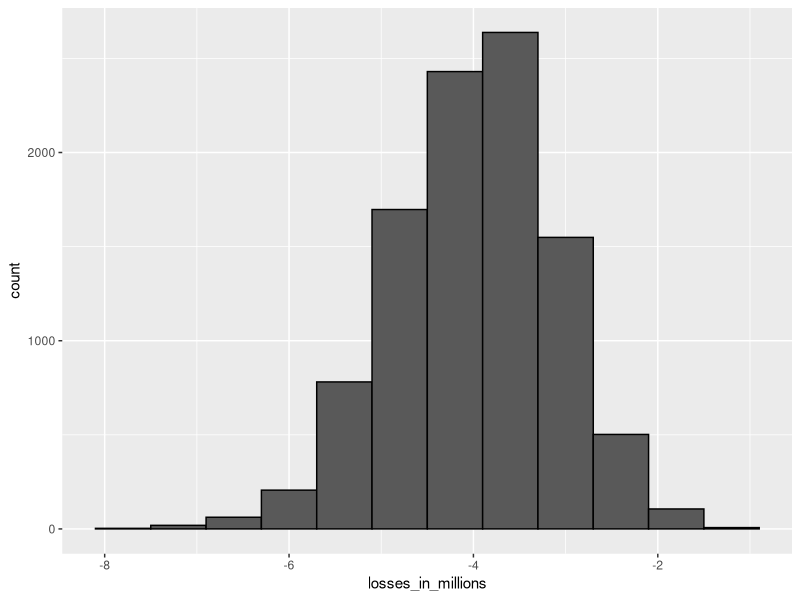

Recreate this plot in R. (Note: this script raises an error after producing the figure.)
n <- 1000
loss_per_foreclosure <- -200000
p <- 0.02
defaults <- sample(c(0,1), n, replace=TRUE, prob=c(1-p,p))
sum(defaults*loss_per_foreclosure)

B <- 10000
losses <- replicate(B, {
  defaults <- sample(c(0,1), n, replace=TRUE, prob=c(1-p,p))
  sum(defaults * loss_per_foreclosure)
})

options(scipen = 999)
options(digits=4)
library(tidyverse)

data.frame(losses_in_millions = losses/10^6) %>% 
  ggplot(aes(losses_in_millions)) + 
  geom_histogram(binwidth = 0.6, col="black")

n*(p*loss_per_foreclosure + (1-p)*0)
sqrt(n)*abs(loss_per_foreclosure)*sqrt(p*(1-p))

#lp+x*(1-p)=0 -> expected value of S <=> x=-lp/(1-p)
loss_per_foreclosure*p/(1-p)
x <- -loss_per_foreclosure*p/(1-p)
x/180000

####
l <- loss_per_foreclosure
z <- qnorm(0.01)
x <- -l*(n*p-z*sqrt(n*p*(1-p)))/(n*(1-p) + z*sqrt(n*p*(1-p)))
x

loss_per_foreclosure*p+x*(1-p)

#MC
B <- 10000
profit <- replicate(B, {
  draws <- sample(c(x, loss_per_foreclosure), n, replace=TRUE, prob=c(1-p,p))
  sum(draws)
})
mean(profit)
mean(profit<0)

#Theory
#Equations: Calculating interest rate for 1% probability of losing money
#We want to calculate the value of  𝑥  for which  Pr(𝑆<0)=0.01 . The expected value  E[𝑆]  of the sum of  𝑛=1000  loans given our definitions of  𝑥 ,  𝑙  and  𝑝  is:
  
#  𝜇_s=(𝑙*𝑝+𝑥*(1−𝑝))∗𝑛 
#And the standard error of the sum of  𝑛  loans,  SE[𝑆] , is:
  
#  𝜎_𝑆=∣𝑥−𝑙∣*sqrt(𝑛*𝑝(1−𝑝)) 
#Because we know the definition of a Z-score is  𝑍=𝑥−𝜇𝜎 , we know that  Pr(𝑆<0)=Pr(𝑍<−𝜇𝜎) . Thus,  Pr(𝑆<0)=0.01  equals:
  
#  Pr(𝑍<−{𝑙*𝑝+𝑥*(1−𝑝)}*𝑛/(𝑥−𝑙)*sqrt(𝑛*𝑝(1−𝑝))=0.01 
#z<-qnorm(0.01) gives us the value of  𝑧  for which  Pr(𝑍≤𝑧)=0.01 , meaning:
  
#  𝑧=−{𝑙*𝑝+𝑥*(1−𝑝)}*𝑛/(𝑥−𝑙)*sqrt(𝑛*𝑝*(1−𝑝)) 
#Solving for  𝑥  gives:
  
#  𝑥=−𝑙*𝑛*𝑝−𝑧*sqrt(𝑛*𝑝(1−𝑝))/𝑛*(1−𝑝)+𝑧*sqrt(𝑛*𝑝*(1−𝑝))

####
p <- 0.04
r <- 0.05
loss_per_foreclosure <- -200000
x <- r*180000
loss_per_foreclosure*p+x*(1-p)

z <- qnorm(0.01)
n <- ceiling((z^2*(x-l)^2*p*(1-p))/(l*p+x*(1-p))^2)
n

z <- qnorm(0.01)
l <- loss_per_foreclosure
n <- ceiling((z^2*(x-l)^2*p*(1-p))/(l*p + x*(1-p))^2)
n    # number of loans required

n*(loss_per_foreclosure*p + x * (1-p))    # expected profit over n loans

#MC
B <- 10000
p <- 0.04
x <- 0.05 * 180000
profit <- replicate(B, {
  draws <- sample( c(x, loss_per_foreclosure), n, 
                   prob=c(1-p, p), replace = TRUE) 
  sum(draws)
})
mean(profit)

##With dependance
p <- 0.04
x <- 0.05*180000
profit <- replicate(B, {
  new_p <- 0.04 + sample(seq(-0.01, 0.01, length=100), 1)
  draws <- sample(c(x,loss_per_foreclosure), n, prob=c(1-new_p, new_p), replace=TRUE)
  sum(draws)
})
mean(profit)
mean(profit<0)
mean(profit<10000000)

##Final test

library(tidyverse)
library(dslabs)
data("death_prob")
head(death_prob)

p <- death_prob %>% filter(sex=="Female" & age==50) %>% pull(prob)
l <- -150000
g <- 1150
mu <- p*l+g*(1-p)
mu

se <- abs(l-g)*sqrt(p*(1-p))
se

mu1000 <- 1000*mu
se1000 <- sqrt(1000)*se

#CLT
pnorm(0,mu1000,se1000)

pmale <- death_prob %>% filter(sex=="Male" & age==50) %>% pull(prob)

b <- -l*pmale/(1-pmale)
## 𝑛*(𝑎*𝑝+𝑏(1−𝑝)) = profit
1000*(-150000*pmale+b*(1-pmale))=700000
b <- (700000/1000-(-150000*pmale))/(1-pmale)

new_p <- 1459.265
se1000 <- sqrt(1000)*abs(l-new_p)*sqrt(pmale*(1-pmale))
mu1000 <- 1000*(l*pmale+new_p*(1-pmale))

#CLT central limit theorem
pnorm(0, mu1000,se1000)

####Final test 2
options(digits=4)

p_death <- 0.015
l <- -150000
g <- 1150
n <- 1000

mu <- (l*p_death+g*(1-p_death))
mu1000 <- n*mu

se <- abs(l-g)*sqrt(p_death*(1-p_death))
se1000 <- sqrt(n)*se

pnorm(0,mu1000,se1000)

pnorm(-1000000,mu1000,se1000)



fct <- function(p){
  muP <- 1000*((l*p+g*(1-p)))
  seP <- sqrt(1000)*(abs(l-g)*sqrt(p*(1-p)))
  loseP <- pnorm(0,muP,seP)
  loseP
}

p <- seq(0.01, 0.03, 0.001)

frame <- sapply(p, fct)

pf <- data.frame(prob=p)

df <- data.frame(prob=frame,id=pf)

###
p <- seq(0.01,0.03,0.0025)

fct <- function(p){
  muP <- 1000*((l*p+g*(1-p)))
  seP <- sqrt(1000)*(abs(l-g)*sqrt(p*(1-p)))
  loseP <- pnorm(-1000000,muP,seP)
  loseP
}
fct(0.015)

frame2 <- sapply(p,fct)
pf2 <- data.frame(prob=p)
df2 <- data.frame(prob=frame2, id=pf2)
frame2

####

n <- 1000
p_loss <- 0.015
l <- -150000
g <- 1150

set.seed(25, sample.kind = "Rounding")

result <- sample(c(l,g), n, prob=c(p_loss, (1-p_loss)), replace=TRUE)

sum(result)/10^6

set.seed(27, sample.kind = "Rounding")

B <- 10000
sim <- replicate(B, {
  result <- sample(c(l,g), n, prob=c(p_loss, (1-p_loss)), replace=TRUE)
  sum(result)
})
mean(sim< -1000000)

########

p <- 0.015
z <- qnorm(0.05)
n <- 1000
l <- -150000

x <- -l*(n*p-z*sqrt(n*p*(1-p)))/(n*(1-p) + z*sqrt(n*p*(1-p)))

muX <- p*l+x*(1-p)
muX1000 <- 1000*muX

set.seed(28, sample.kind = "Rounding")

B <- 10000
n <- 1000
l <- -150000
p <- 0.015

simu<- replicate(B, {
  result <- result <- sample(c(l,x), n, prob=c(p, (1-p)), replace=TRUE)
  sum(result)
})
mean(simu<0)

####

set.seed(29, sample.kind = "Rounding")

B <- 10000
n <- 1000
l <- -150000
p <- 0.015

simulation <- replicate(B, {
  p_rand <- sample(seq(-0.01, 0.01, length=100),1)
  p_new <- 0.015 + p_rand
  result <- sample(c(l,x), n, prob=c(p_new, (1-p_new)), replace=TRUE)
  sum(result)
})

n <- 1000
B <- 10000
p <- 0.015
x <- 3268
l <- -150000
profit <- replicate(B, {
  new_p <- p + sample(seq(-0.01, 0.01, length=100), 1)
  win <- sample(c(x,l), n, prob=c(1-new_p, new_p), replace=TRUE)
  sum(win)
})
mean(profit)
mean(profit<0)
mean(profit<10000000)

n <- 1000
B <- 10000
l <- -150000
p <- 0.015
x <- 3268
X <- replicate(B, {
  new_p <- p + sample(seq(-0.01, 0.01, length=100), 1)
  Y <- sample(c(x, l), n, replace=TRUE, prob=c(1-new_p, new_p))
  sum(Y)
})

mean(X)

set.seed(29, sample.kind = "Rounding")
n <- 1000
B <- 10000
l <- -150000
p <- 0.015
x <- 3268
X <- replicate(B, {
  new_p <- p + sample(seq(-0.01, 0.01, length=100), 1)
  Y <- sample(c(x, l), n, replace=TRUE, prob=c(1-new_p, new_p))
  sum(Y)
})

mean(X)

mean(X<0)

mean(X< -1000000)
